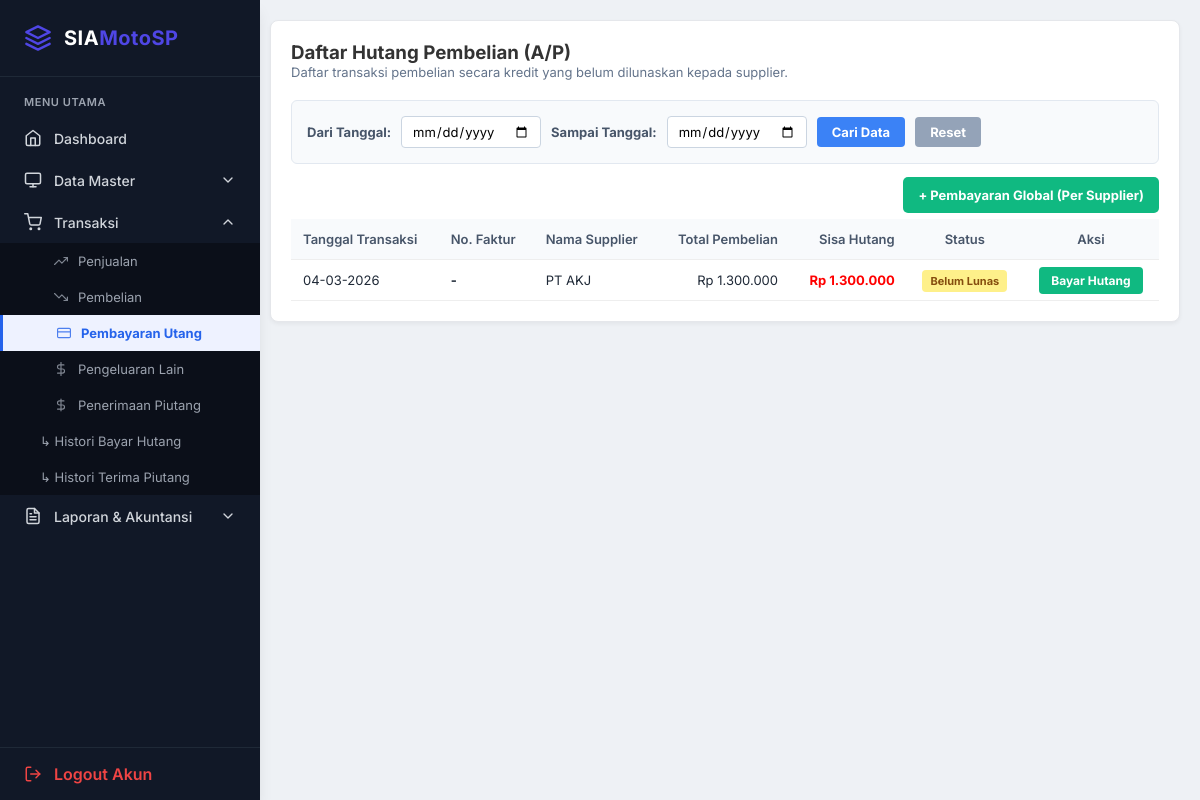
Before: /hutang_pembelian.php (signed in) with the older database file.
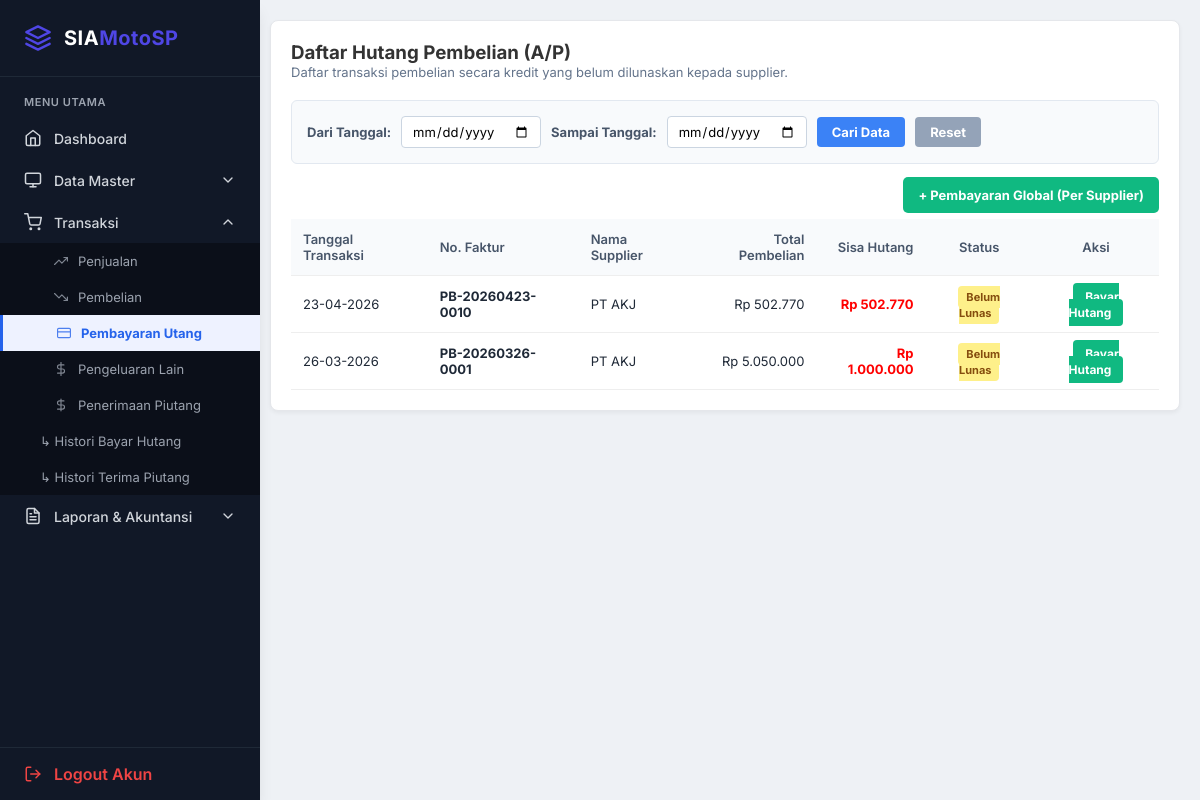
After: the same page with the newer database file.
### tables this page shows
CREATE TABLE `tb_pembelian` (
  `id` int NOT NULL,
  `no_faktur` varchar(50) DEFAULT NULL,
  `tanggal` date DEFAULT NULL,
  `id_supplier` int DEFAULT NULL,
  `total` decimal(15,2) DEFAULT NULL,
  `metode` enum('tunai','kredit') DEFAULT 'tunai',
  `status` enum('lunas','belum_lunas') DEFAULT 'lunas',
  `sisa_hutang` decimal(15,2) DEFAULT '0.00'
);

CREATE TABLE `tb_supplier` (
  `id` int NOT NULL,
  `nama_supplier` varchar(100) DEFAULT NULL,
  `alamat` text,
  `telp` varchar(20) DEFAULT NULL,
  `saldo_awal_utang` decimal(15,2) DEFAULT '0.00'
);

### hutang_pembelian.php (the view, shortened to what this page needs)
<?php
include "config/db.php";
$start_date = isset($_GET['start_date']) ? $_GET['start_date'] : '';
$end_date   = isset($_GET['end_date']) ? $_GET['end_date'] : '';
$kondisi = "p.status = 'belum_lunas'";
$q = mysqli_query($conn, "
    SELECT p.*, s.nama_supplier
    FROM tb_pembelian p
    JOIN tb_supplier s ON p.id_supplier = s.id
    WHERE $kondisi
    ORDER BY p.tanggal DESC
");
?>
<!DOCTYPE html>
<html>
<head>
<link rel="stylesheet" href="inc/style.css">
</head>
<body>
<?php include "sidebar.php"; ?>
<div class="content">
    <div class="card">
        <h3>Daftar Hutang Pembelian (A/P)</h3>
        <p class="desc">Daftar transaksi pembelian secara kredit yang belum dilunaskan kepada supplier.</p>
        <div class="filter-box">
            <form method="GET" action="hutang_pembelian.php">
                <label>Dari Tanggal:</label>
                <input type="date" name="start_date" value="<?= htmlspecialchars($start_date) ?>" required>
                <label>Sampai Tanggal:</label>
                <input type="date" name="end_date" value="<?= htmlspecialchars($end_date) ?>" required>
                <button type="submit" class="btn-filter">Cari Data</button>
                <a href="hutang_pembelian.php" class="btn-reset">Reset</a>
            </form>
        </div>
        <div style="margin-bottom: 15px; text-align: right;">
             <a href="pembayaran_hutang_global.php" style="background: #10b981; color: white; padding: 10px 15px; text-decoration: none; border-radius: 5px; font-weight: bold; font-size: 13px;">
            + Pembayaran Global (Per Supplier)
            </a>
        </div>
        <table>
            <thead>
                <tr>
                    <th>Tanggal Transaksi</th>
                    <th>No. Faktur</th>
                    <th>Nama Supplier</th>
                    <th class="right">Total Pembelian</th>
                    <th class="right">Sisa Hutang</th>
                    <th class="center">Status</th>
                    <th class="center">Aksi</th>
                </tr>
            </thead>
            <tbody>
                <?php
                if(mysqli_num_rows($q) > 0) {
                    while($d = mysqli_fetch_assoc($q)) {
                ?>
                <tr>
                    <td><?= date('d-m-Y', strtotime($d['tanggal'])) ?></td>
                    <td><strong><?= isset($d['no_faktur']) ? $d['no_faktur'] : '-' ?></strong></td>
                    <td><?= htmlspecialchars($d['nama_supplier']) ?></td>
                    <td class="right">Rp <?= number_format($d['total'],0,',','.') ?></td>
                    <td class="right" style="color: red; font-weight: bold;">Rp <?= number_format($d['sisa_hutang'],0,',','.') ?></td>
                    <td class="center"><span class="badge-hutang">Belum Lunas</span></td>
                    <td class="center">
                        <a href="pembayaran_hutang.php?id=<?= $d['id'] ?>" class="btn-bayar">Bayar Hutang</a>
                    </td>
                </tr>
                <?php
                    }
                } else {
                    echo "<tr><td colspan='7' class='center' style='padding: 20px; color: #64748b;'>Wah, bagus! Toko anda tidak mempunyai hutang pembelian pada rentang waktu ini.</td></tr>";
                }
                ?>
            </tbody>
        </table>
    </div>
</div>
</body>
</html>

Changed rows visible on the page:
removed tb_pembelian: tanggal "04-03-2026", id_supplier.nama_supplier "PT AKJ", total "1.300.000", sisa_hutang "1.300.000"
added tb_pembelian: tanggal "23-04-2026", no_faktur "PB-20260423-0010", id_supplier.nama_supplier "PT AKJ", total "502.770", sisa_hutang "502.770"
added tb_pembelian: tanggal "26-03-2026", no_faktur "PB-20260326-0001", id_supplier.nama_supplier "PT AKJ", total "5.050.000", sisa_hutang "1.000.000"
